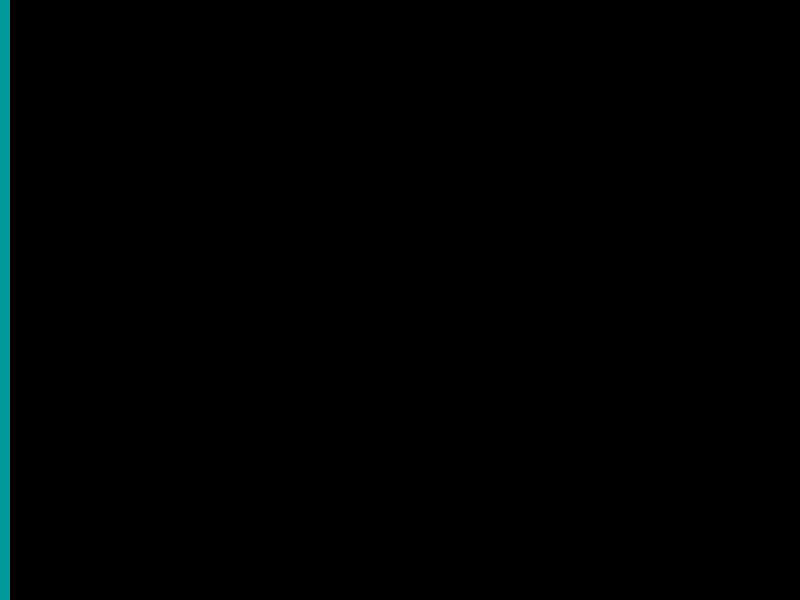
Frame 1 (no input)
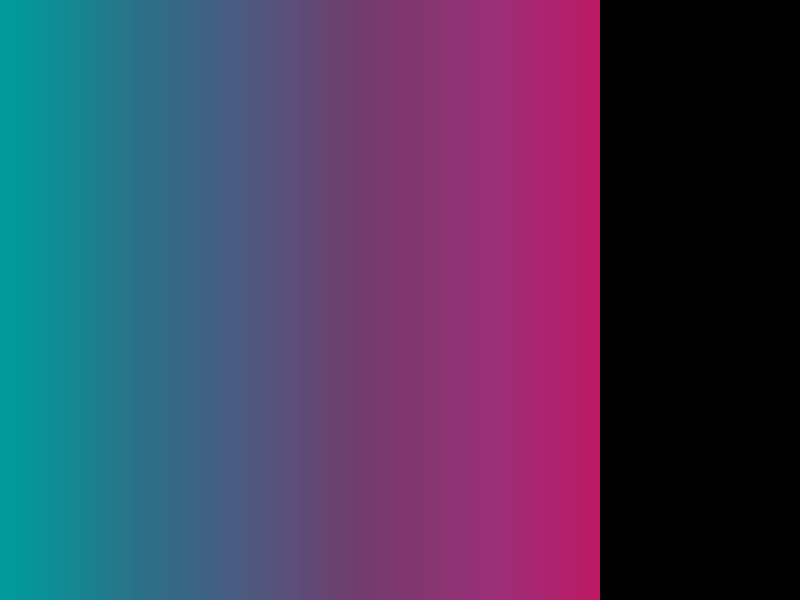
Frame 60 (the mouse pressed at the canvas centre just before this capture)
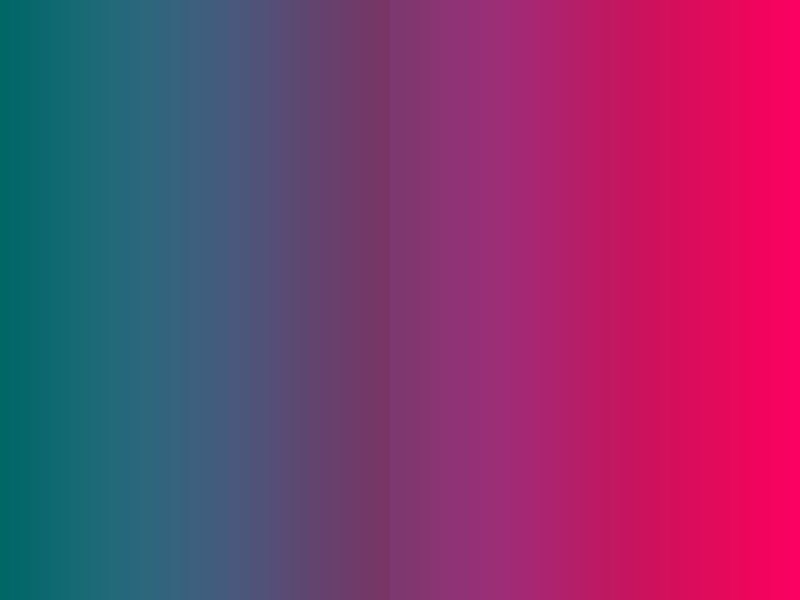
Frame 120 (the mouse held since frame 60 and released just before this capture)

The Processing sketch that drew these frames (run headless with seeded random() and noise(); from frame 60 on, the mouse is pressed at the canvas centre):

// Processing sketch: Vasarely2
// ── Vasarely2.pde

int barpos = 0;
int barwidth = 10;
float xoff = 0.0;

void setup(){
 size(800, 600);
 background(0);
 noStroke();
}

void draw(){
  float n = noise(xoff);
  float barc = map(barpos, 0, width, 0, 255);
  
  fill(barc, (255-barc) * n, n * 255);
  rect(barpos, 0, barwidth, height);
  
  xoff += 0.01;
  if(xoff == 10)
    xoff = 0;
    
  barpos +=10;
  if(barpos > width)
    barpos = 0;
}
